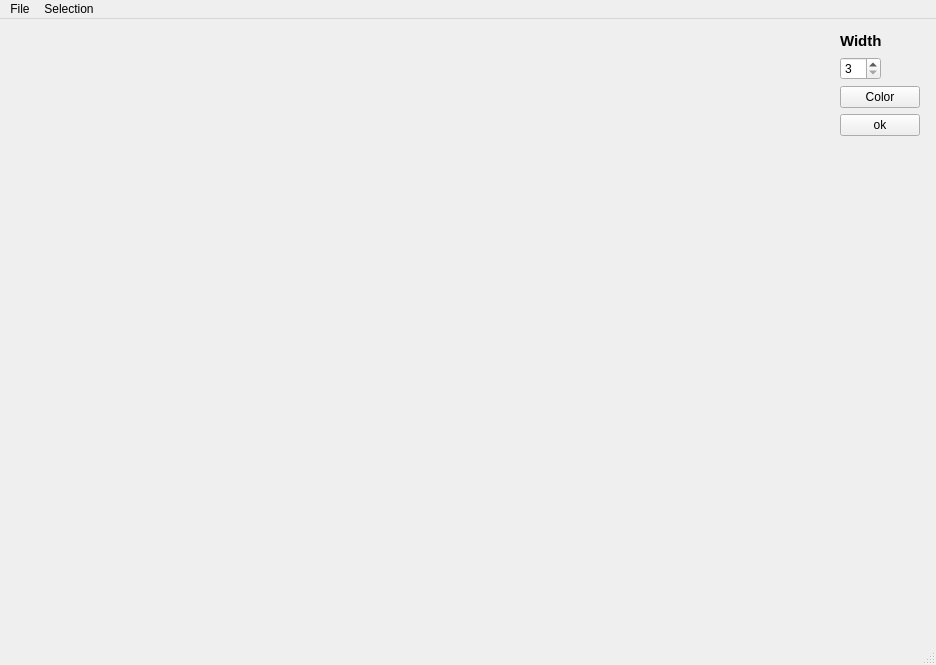
<?xml version="1.0" encoding="UTF-8"?>
<ui version="4.0">
 <class>MainWindow</class>
 <widget class="QMainWindow" name="MainWindow">
  <property name="geometry">
   <rect>
    <x>0</x>
    <y>0</y>
    <width>936</width>
    <height>665</height>
   </rect>
  </property>
  <property name="minimumSize">
   <size>
    <width>936</width>
    <height>665</height>
   </size>
  </property>
  <property name="windowTitle">
   <string>MainWindow</string>
  </property>
  <widget class="QWidget" name="centralwidget">
   <property name="minimumSize">
    <size>
     <width>936</width>
     <height>620</height>
    </size>
   </property>
   <layout class="QGridLayout" name="gridLayout_5">
    <item row="5" column="3" rowspan="3">
     <spacer name="verticalSpacer_3">
      <property name="orientation">
       <enum>Qt::Vertical</enum>
      </property>
      <property name="sizeHint" stdset="0">
       <size>
        <width>82</width>
        <height>425</height>
       </size>
      </property>
     </spacer>
    </item>
    <item row="4" column="3">
     <widget class="QPushButton" name="pushButtonOK">
      <property name="sizePolicy">
       <sizepolicy hsizetype="Fixed" vsizetype="Fixed">
        <horstretch>0</horstretch>
        <verstretch>0</verstretch>
       </sizepolicy>
      </property>
      <property name="text">
       <string>ok</string>
      </property>
     </widget>
    </item>
    <item row="3" column="4">
     <spacer name="horizontalSpacer_8">
      <property name="orientation">
       <enum>Qt::Horizontal</enum>
      </property>
      <property name="sizeType">
       <enum>QSizePolicy::Fixed</enum>
      </property>
      <property name="sizeHint" stdset="0">
       <size>
        <width>5</width>
        <height>20</height>
       </size>
      </property>
     </spacer>
    </item>
    <item row="1" column="3">
     <widget class="QLabel" name="labelWidth">
      <property name="sizePolicy">
       <sizepolicy hsizetype="Fixed" vsizetype="Fixed">
        <horstretch>0</horstretch>
        <verstretch>0</verstretch>
       </sizepolicy>
      </property>
      <property name="font">
       <font>
        <pointsize>11</pointsize>
        <weight>75</weight>
        <bold>true</bold>
       </font>
      </property>
      <property name="text">
       <string>Width</string>
      </property>
     </widget>
    </item>
    <item row="3" column="3">
     <widget class="QPushButton" name="pushButtonColor">
      <property name="sizePolicy">
       <sizepolicy hsizetype="Fixed" vsizetype="Fixed">
        <horstretch>0</horstretch>
        <verstretch>0</verstretch>
       </sizepolicy>
      </property>
      <property name="text">
       <string>Color</string>
      </property>
     </widget>
    </item>
    <item row="3" column="2">
     <spacer name="horizontalSpacer_4">
      <property name="orientation">
       <enum>Qt::Horizontal</enum>
      </property>
      <property name="sizeType">
       <enum>QSizePolicy::Fixed</enum>
      </property>
      <property name="sizeHint" stdset="0">
       <size>
        <width>5</width>
        <height>20</height>
       </size>
      </property>
     </spacer>
    </item>
    <item row="0" column="1">
     <spacer name="verticalSpacer_2">
      <property name="orientation">
       <enum>Qt::Vertical</enum>
      </property>
      <property name="sizeType">
       <enum>QSizePolicy::Fixed</enum>
      </property>
      <property name="sizeHint" stdset="0">
       <size>
        <width>5</width>
        <height>3</height>
       </size>
      </property>
     </spacer>
    </item>
    <item row="4" column="2">
     <spacer name="horizontalSpacer_5">
      <property name="orientation">
       <enum>Qt::Horizontal</enum>
      </property>
      <property name="sizeType">
       <enum>QSizePolicy::Fixed</enum>
      </property>
      <property name="sizeHint" stdset="0">
       <size>
        <width>5</width>
        <height>20</height>
       </size>
      </property>
     </spacer>
    </item>
    <item row="5" column="0">
     <spacer name="horizontalSpacer">
      <property name="orientation">
       <enum>Qt::Horizontal</enum>
      </property>
      <property name="sizeType">
       <enum>QSizePolicy::Fixed</enum>
      </property>
      <property name="sizeHint" stdset="0">
       <size>
        <width>5</width>
        <height>20</height>
       </size>
      </property>
     </spacer>
    </item>
    <item row="7" column="1">
     <spacer name="verticalSpacer">
      <property name="orientation">
       <enum>Qt::Vertical</enum>
      </property>
      <property name="sizeType">
       <enum>QSizePolicy::Fixed</enum>
      </property>
      <property name="sizeHint" stdset="0">
       <size>
        <width>20</width>
        <height>5</height>
       </size>
      </property>
     </spacer>
    </item>
    <item row="1" column="2">
     <spacer name="horizontalSpacer_2">
      <property name="orientation">
       <enum>Qt::Horizontal</enum>
      </property>
      <property name="sizeType">
       <enum>QSizePolicy::Fixed</enum>
      </property>
      <property name="sizeHint" stdset="0">
       <size>
        <width>5</width>
        <height>20</height>
       </size>
      </property>
     </spacer>
    </item>
    <item row="4" column="4">
     <spacer name="horizontalSpacer_9">
      <property name="orientation">
       <enum>Qt::Horizontal</enum>
      </property>
      <property name="sizeType">
       <enum>QSizePolicy::Fixed</enum>
      </property>
      <property name="sizeHint" stdset="0">
       <size>
        <width>5</width>
        <height>20</height>
       </size>
      </property>
     </spacer>
    </item>
    <item row="2" column="3">
     <widget class="QSpinBox" name="spinBoxWidth">
      <property name="sizePolicy">
       <sizepolicy hsizetype="Fixed" vsizetype="Fixed">
        <horstretch>0</horstretch>
        <verstretch>0</verstretch>
       </sizepolicy>
      </property>
      <property name="minimum">
       <number>3</number>
      </property>
      <property name="maximum">
       <number>20</number>
      </property>
     </widget>
    </item>
    <item row="2" column="2">
     <spacer name="horizontalSpacer_3">
      <property name="orientation">
       <enum>Qt::Horizontal</enum>
      </property>
      <property name="sizeType">
       <enum>QSizePolicy::Fixed</enum>
      </property>
      <property name="sizeHint" stdset="0">
       <size>
        <width>5</width>
        <height>20</height>
       </size>
      </property>
     </spacer>
    </item>
    <item row="1" column="4">
     <spacer name="horizontalSpacer_6">
      <property name="orientation">
       <enum>Qt::Horizontal</enum>
      </property>
      <property name="sizeType">
       <enum>QSizePolicy::Fixed</enum>
      </property>
      <property name="sizeHint" stdset="0">
       <size>
        <width>5</width>
        <height>20</height>
       </size>
      </property>
     </spacer>
    </item>
    <item row="2" column="4">
     <spacer name="horizontalSpacer_7">
      <property name="orientation">
       <enum>Qt::Horizontal</enum>
      </property>
      <property name="sizeType">
       <enum>QSizePolicy::Fixed</enum>
      </property>
      <property name="sizeHint" stdset="0">
       <size>
        <width>5</width>
        <height>20</height>
       </size>
      </property>
     </spacer>
    </item>
    <item row="1" column="1" rowspan="6">
     <widget class="QWidget" name="widget" native="true">
      <property name="sizePolicy">
       <sizepolicy hsizetype="Expanding" vsizetype="Expanding">
        <horstretch>0</horstretch>
        <verstretch>0</verstretch>
       </sizepolicy>
      </property>
      <property name="minimumSize">
       <size>
        <width>812</width>
        <height>570</height>
       </size>
      </property>
      <property name="maximumSize">
       <size>
        <width>16777215</width>
        <height>16777215</height>
       </size>
      </property>
     </widget>
    </item>
   </layout>
  </widget>
  <widget class="QMenuBar" name="menubar">
   <property name="geometry">
    <rect>
     <x>0</x>
     <y>0</y>
     <width>936</width>
     <height>29</height>
    </rect>
   </property>
   <widget class="QMenu" name="menuFile">
    <property name="title">
     <string>File</string>
    </property>
    <addaction name="actionOpen"/>
   </widget>
   <widget class="QMenu" name="menuSelection">
    <property name="title">
     <string>Selection</string>
    </property>
    <addaction name="actionNew_Selection"/>
   </widget>
   <addaction name="menuFile"/>
   <addaction name="menuSelection"/>
  </widget>
  <widget class="QStatusBar" name="statusbar"/>
  <action name="actionOpen">
   <property name="text">
    <string>Open</string>
   </property>
  </action>
  <action name="actionNew_Selection">
   <property name="text">
    <string>New Selection</string>
   </property>
  </action>
 </widget>
 <resources/>
 <connections/>
</ui>
